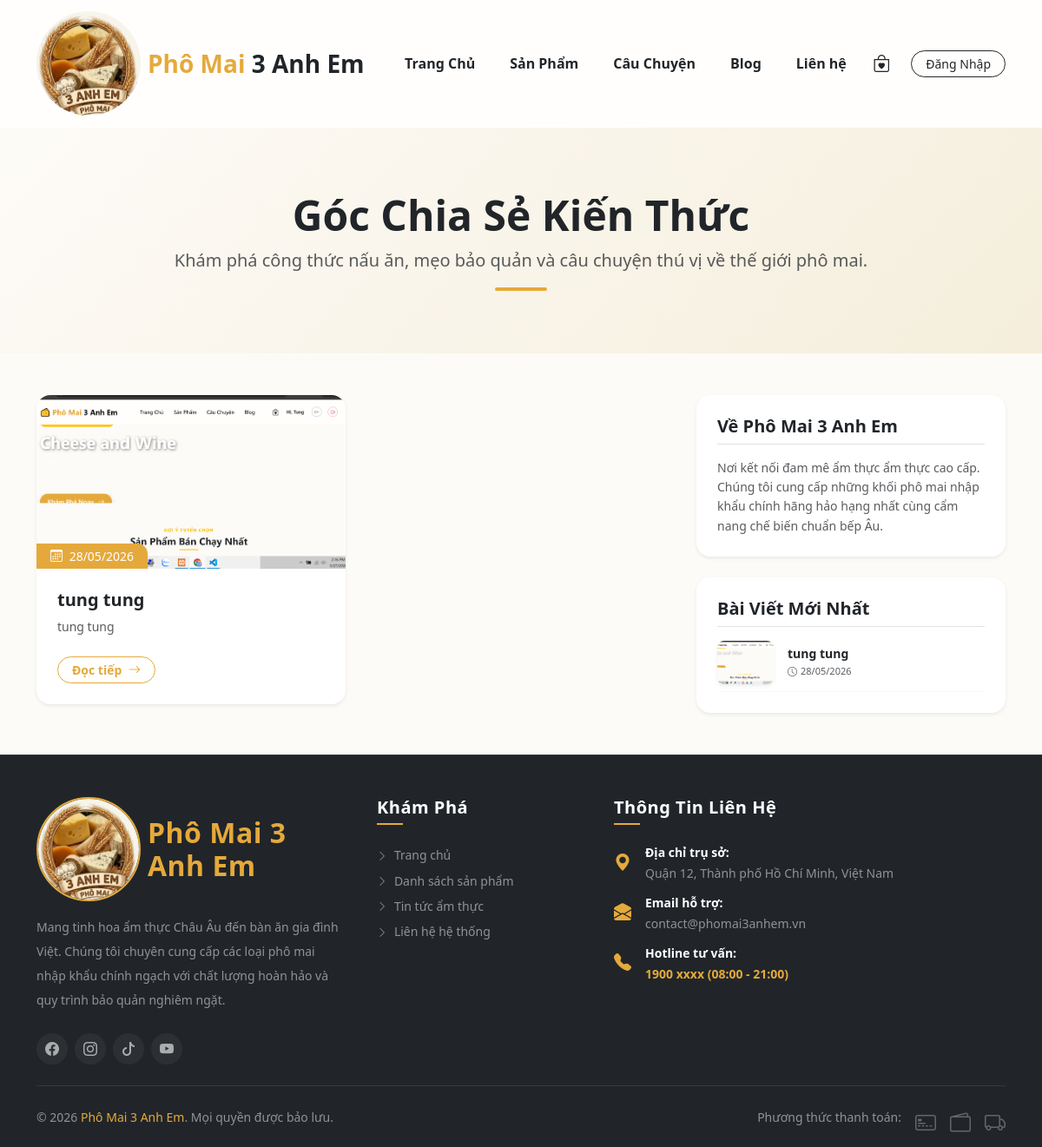
The page /phomai3anhem/Blog.php on the database as committed earlier.
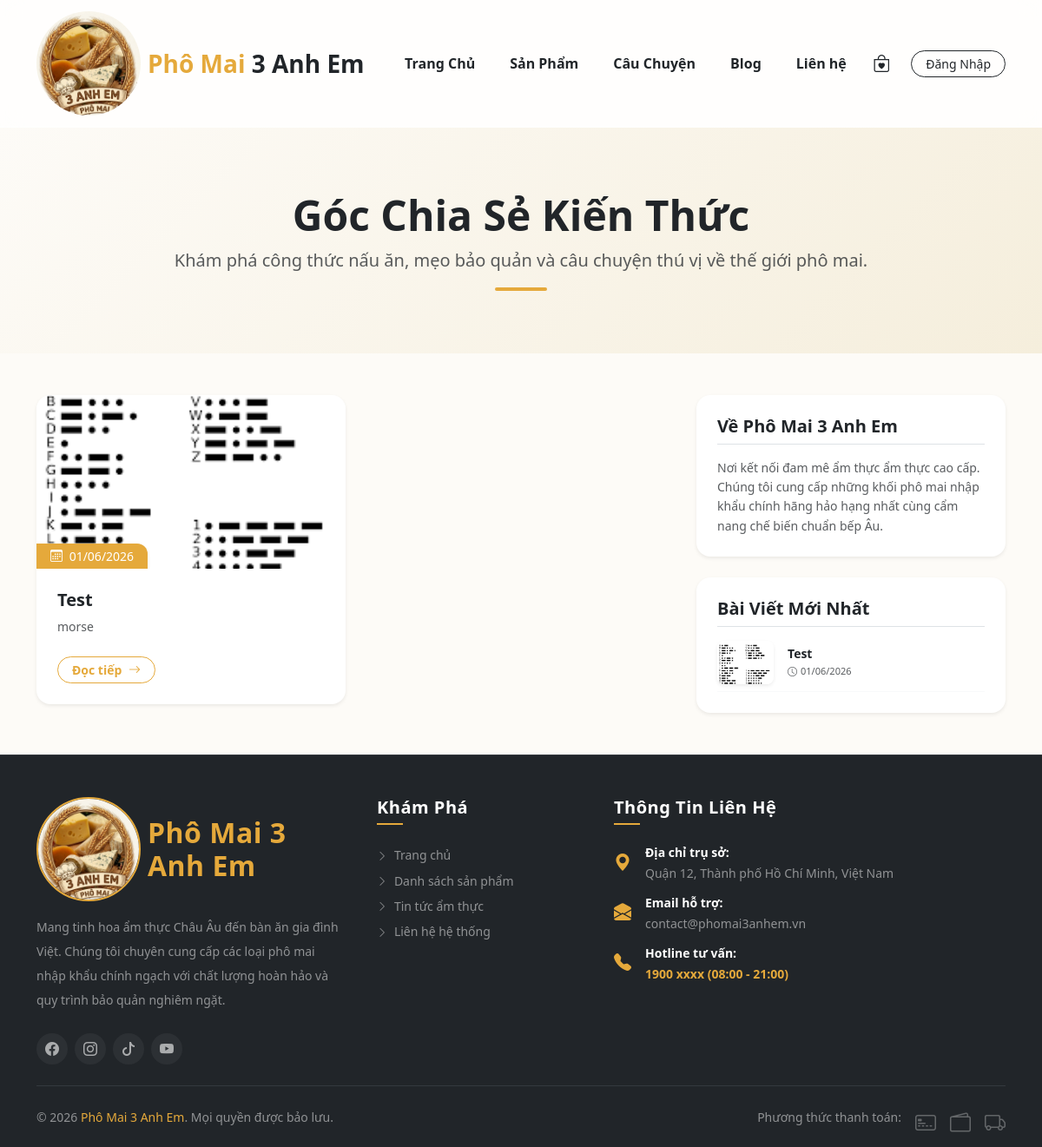
The same page on the database as committed later.
### tables this page shows
CREATE TABLE `posts` (
  `id` int(11) NOT NULL,
  `title` varchar(255) NOT NULL,
  `slug` varchar(255) NOT NULL,
  `image` varchar(255) DEFAULT 'default-post.jpg',
  `summary` varchar(500) DEFAULT NULL,
  `content` text NOT NULL,
  `created_at` timestamp NOT NULL DEFAULT current_timestamp()
);

### phomai3anhem/Blog.php (the view, shortened to what the rows shown need)
<?php
include_once 'config/db.php';
include_once 'includes/header.php';
$stmt_all = $pdo->query("SELECT * FROM posts ORDER BY id DESC");
$posts = $stmt_all->fetchAll();
$stmt_recent = $pdo->query("SELECT * FROM posts ORDER BY id DESC LIMIT 3");
$recent_posts = $stmt_recent->fetchAll();
?>
<div class="blog-banner py-5 mb-5 bg-light position-relative overflow-hidden" style="background: linear-gradient(135deg, #fdfbf7 0%, #f5eedc 100%);">
    <div class="container py-4 text-center" data-aos="fade-down">
        <h1 class="fw-bold text-dark display-5 mb-2">Góc Chia Sẻ Kiến Thức</h1>
    </div>
</div>
<div class="container mb-5">
    <div class="row g-4">
        <div class="col-lg-8">
            <div class="row g-4">
                <?php if (count($posts) > 0): ?>
                    <?php foreach ($posts as $post): ?>
                        <div class="col-md-6 col-12" data-aos="fade-up">
                            <div class="card h-100 border-0 shadow-sm rounded-4 overflow-hidden blog-card bg-white">
                                <div class="position-relative overflow-hidden" style="height: 200px;">
                                    <img src="assets/img/<?= !empty($post['image']) ? $post['image'] : 'default-post.jpg'; ?>"
                                         class="w-100 h-100 object-fit-cover blog-img"
                                         alt="<?= htmlspecialchars($post['title']); ?>">
                                    <span class="position-absolute bottom-0 start-0 bg-gold text-white px-3 py-1 small rounded-tr-4 font-semibold shadow-sm">
                                        <i class="bi bi-calendar3 me-1"></i> <?= date('d/m/Y', strtotime($post['created_at'])); ?>
                                    </span>
                                </div>
                                <div class="card-body p-4 d-flex flex-column">
                                    <h5 class="fw-bold text-dark mb-2 line-clamp-2 hover-gold-text">
                                        <a href="blog-detail.php?slug=<?= $post['slug']; ?>" class="text-decoration-none text-dark">
                                            <?= htmlspecialchars($post['title']); ?>
                                        </a>
                                    </h5>
                                    <p class="text-muted small mb-4 flex-grow-1 line-clamp-3">
                                        <?= htmlspecialchars($post['summary'] ?? 'Bấm xem chi tiết để khám phá những kiến thức bổ ích về món ăn này...'); ?>
                                    </p>
                                    <div class="mt-auto">
                                        <a href="blog-detail.php?slug=<?= $post['slug']; ?>" class="btn btn-sm btn-outline-gold rounded-pill px-3 fw-bold small transition-all">
                                            Đọc tiếp <i class="bi bi-arrow-right ms-1"></i>
                                        </a>
                                    </div>
                                </div>
                            </div>
                        </div>
                    <?php endforeach; ?>
                <?php endif; ?>
            </div>
        </div>
        <div class="col-lg-4">
            <div class="card border-0 shadow-sm rounded-4 p-4 bg-white position-sticky" style="top: 90px;" data-aos="fade-left" data-aos-delay="100">
                <div class="d-flex flex-column gap-3">
                    <?php if (count($recent_posts) > 0): ?>
                        <?php foreach ($recent_posts as $r_post): ?>
                            <div class="d-flex align-items-center gap-3 pb-2 border-bottom border-light">
                                <img src="assets/img/<?= !empty($r_post['image']) ? $r_post['image'] : 'default-post.jpg'; ?>"
                                     class="rounded-3 object-fit-cover shadow-sm" style="width: 65px; height: 50px;" alt="">
                                <div class="overflow-hidden">
                                    <h6 class="text-dark small fw-bold mb-1 text-truncate">
                                        <a href="blog-detail.php?slug=<?= $r_post['slug']; ?>" class="text-decoration-none text-dark hover-gold-text">
                                            <?= htmlspecialchars($r_post['title']); ?>
                                        </a>
                                    </h6>
                                    <small class="text-muted d-block" style="font-size: 11px;">
                                        <i class="bi bi-clock me-1"></i><?= date('d/m/Y', strtotime($r_post['created_at'])); ?>
                                    </small>
                                </div>
                            </div>
                        <?php endforeach; ?>
                    <?php else: ?>
                        <small class="text-muted">Chưa có bài viết mới cập nhật.</small>
                    <?php endif; ?>
                </div>
            </div>
        </div>
    </div>
</div>
<?php include_once 'includes/footer.php'; ?>

Rows that differ between the two databases and show on the page:
removed posts: image (picture), created_at "28/05/2026", title "tung tung", summary "tung tung"
added posts: image (picture), created_at "01/06/2026", title "Test", summary "morse"
